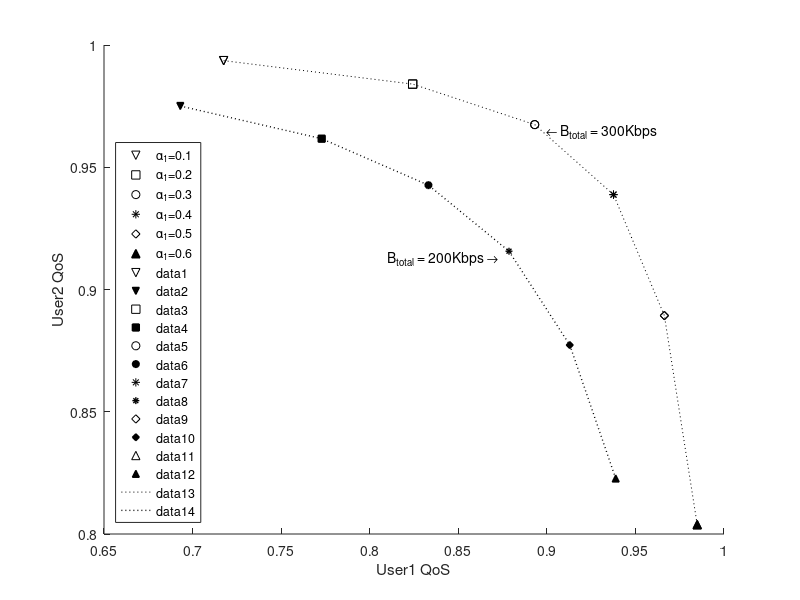

This figure's MATLAB source:
function main_function()
%% Setup
clear all;
clc;

%rate unit = Kbps
B_total = 300;

bargain_power = 0.1:0.2:1.1;
bargain_power = bargain_power';
alpha = [bargain_power,1 - bargain_power];

[m,n] = size(alpha);

b_min_list = [64, 96];
b_min = [ones(m,1).*b_min_list(1), ones(m,1).*b_min_list(2)];
b = b_min + alpha .* ( B_total - sum(b_min_list) );

rho_1 = 4;
rho_2 = 5;
B_req_list = [256, 384];
B_req = [ones(m,1).*B_req_list(1), ones(m,1).*B_req_list(2)];
u_1 = rho_1.*b(:,1)./B_req(1);
u_2 = rho_2.*b(:,2)./B_req(2);

u_1 = ( 1 - exp(-u_1) )/( 1 - exp(-rho_1));
u_2 = ( 1 - exp(-u_2) )/( 1 - exp(-rho_2));

x1 = u_1;
y1 = u_2;

grid on;

hold on;

B_total = 250;

bargain_power = 0.1:0.2:1.1;
bargain_power = bargain_power';
alpha = [bargain_power,1 - bargain_power];

[m,n] = size(alpha);

b_min_list = [64, 96];
b_min = [ones(m,1).*b_min_list(1), ones(m,1).*b_min_list(2)];
b = b_min + alpha .* ( B_total - sum(b_min_list) );

rho_1 = 4;
rho_2 = 5;
B_req_list = [256, 384];
B_req = [ones(m,1).*B_req_list(1), ones(m,1).*B_req_list(2)];
u_1 = rho_1.*b(:,1)./B_req(1);
u_2 = rho_2.*b(:,2)./B_req(2);

u_1 = ( 1 - exp(-u_1) )/( 1 - exp(-rho_1));
u_2 = ( 1 - exp(-u_2) )/( 1 - exp(-rho_2));

x2 = u_1;
y2 = u_2;

plot(x1(1), y1(1),'kv', ...
    x1(2), y1(2),'ks', ...
    x1(3), y1(3),'ko', ...
    x1(4), y1(4),'k*', ...
    x1(5), y1(5),'kd', ...
     x1(6), y1(6),'k^', 'LineWidth',1, 'MarkerSize',6, 'MarkerFace', 'k' );
legend('\alpha_1=0.1', '\alpha_1=0.2', '\alpha_1=0.3',...
        '\alpha_1=0.4', '\alpha_1=0.5', '\alpha_1=0.6',...
        'Location','southwest');
        
plot(x1(1), y1(1),'kv', ...
            x2(1), y2(1), 'kv',  ...
            'LineWidth',1, 'MarkerSize',5, 'MarkerFace', 'k');   
        
plot(x1(2), y1(2),'ks', ...
            x2(2), y2(2), 'ks',  ...
            'LineWidth',1, 'MarkerSize',5, 'MarkerFace', 'k');   
        
plot(x1(3), y1(3),'ko', ...
            x2(3), y2(3), 'ko',  ...
            'LineWidth',1, 'MarkerSize',5, 'MarkerFace', 'k');   
plot(x1(4), y1(4),'k*', ...
            x2(4), y2(4), 'k*',  ...
            'LineWidth',1, 'MarkerSize',5, 'MarkerFace', 'k');   
plot(x1(5), y1(5),'kd', ...
            x2(5), y2(5), 'kd',  ...
            'LineWidth',1, 'MarkerSize',5, 'MarkerFace', 'k');   
plot(x1(6), y1(6),'k^', ...
            x2(6), y2(6), 'k^',  ...
            'LineWidth',1, 'MarkerSize',5, 'MarkerFace', 'k');           
grid off;
xlabel('User1 QoS');
ylabel('User2 QoS');
%axis([0.65 1 0.65 1]);
text(0.81,0.913,'B_{total} = 200Kbps \rightarrow');
text(0.90,0.965,'\leftarrow B_{total} = 300Kbps');
h = plot(x1, y1,':k', ...
            x2, y2, ':k',  ...
            'LineWidth',1, 'MarkerSize',5, 'MarkerFace', 'k');         
h = figure(1);
save_figure(h, 'chap_nash_two_users_nbs_qos');
x = 1;
end


function save_figure(h1,file_name) 

currentFolder = 'E:\yzw_thesis\body';
main_dir_name = strcat(currentFolder,'\nash_bargaining_figures\');
if(1~=isdir(main_dir_name))
    mkdir(main_dir_name);
end
% file_name = 'bayesian_simulation_heavy_load';
% print(h1,'-dtiff','-r600',strcat(main_dir_name,file_name,'.tif'));
print(h1,'-deps',strcat(main_dir_name,file_name,'.eps'));
% print(h1,'-dpdf',strcat(main_dir_name,file_name,'.pdf'));
% saveTightFigure(h1, strcat(main_dir_name,file_name,'_tight','.pdf'));

end
